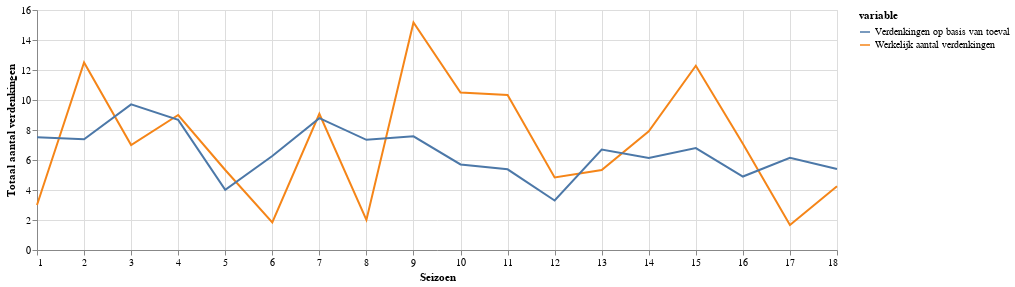

Notebook code for this chart:
### Markdown cell above
## Hoe verdacht is de mol?

Als deelnemers geen idee hebben wie de mol is zullen ze gokken. Door dit gokgedrag verwachten we dat elk seizoen de mol toevallig een aantal verdenkingen door gokkers op zich krijgt. Het aantal 'gokverdenkingen' verschilt per seizoen omdat het verschilt hoeveel verdenkingen de tv makers ons laten zien (de grafiek hierboven).

In onderstaande grafiek zie je per seizoen hoeveel 'stemmen' de mol heeft gekregen, en hoeveel we hadden verwacht op basis van gokken. Als de gele lijn boven de blauwe lijn komt is de mol verdacht en andersom.

Nico uit seizoen 2 en Margriet uit seizoen 15 zijn behoorlijk verdacht. Maar de meest verdachte mol is toch wel Jon, uit seizoen 9. Zowel Anniek, Dennis als Vivienne hadden hem al vrij snel in de smiezen. 

Tegelijkertijd zijn er ook een paar niet verdachte mollen in een seizoen waar er wel veel geld uit de pot is gehaald: seizoen 6 (Milouska), 8 (Dennis) en 17 (Thomas).

### Code cell
# calculate how often the mol would have been guessed correctly if just guessing

temp = result[['mol_actual_votes','mol_expected_votes']].groupby(result['season']).sum()
temp.rename({'mol_actual_votes':'Werkelijk aantal verdenkingen', 'mol_expected_votes': 'Verdenkingen op basis van toeval'}, axis='columns', inplace=True)
show_progress(temp, [1, 18], 'Seizoen', 'Totaal aantal verdenkingen')
# calculate how often the mol would have been guessed correctly if just guessing

### Figure 1 — Vega-Lite specification as saved in the notebook (floating-point values rounded to 4 significant figures)
{"$schema": "https://vega.github.io/schema/vega-lite/v2.6.0.json", "config": {"view": {"height": 300, "width": 400}}, "data": {"name": "data-3ebf0068ef5fd09e92e260891188e984"}, "datasets": {"data-3ebf0068ef5fd09e92e260891188e984": [{"value": 3, "variable": "Werkelijk aantal verdenkingen", "x": 1}, {"value": 12.5, "variable": "Werkelijk aantal verdenkingen", "x": 2}, {"value": 7, "variable": "Werkelijk aantal verdenkingen", "x": 3}, {"value": 9, "variable": "Werkelijk aantal verdenkingen", "x": 4}, {"value": 5.333, "variable": "Werkelijk aantal verdenkingen", "x": 5}, {"value": 1.833, "variable": "Werkelijk aantal verdenkingen", "x": 6}, {"value": 9.083, "variable": "Werkelijk aantal verdenkingen", "x": 7}, {"value": 2, "variable": "Werkelijk aantal verdenkingen", "x": 8}, {"value": 15.17, "variable": "Werkelijk aantal verdenkingen", "x": 9}, {"value": 10.5, "variable": "Werkelijk aantal verdenkingen", "x": 10}, {"value": 10.33, "variable": "Werkelijk aantal verdenkingen", "x": 11}, {"value": 4.833, "variable": "Werkelijk aantal verdenkingen", "x": 12}, {"value": 5.333, "variable": "Werkelijk aantal verdenkingen", "x": 13}, {"value": 7.917, "variable": "Werkelijk aantal verdenkingen", "x": 14}, {"value": 12.28, "variable": "Werkelijk aantal verdenkingen", "x": 15}, {"value": 7.083, "variable": "Werkelijk aantal verdenkingen", "x": 16}, {"value": 1.667, "variable": "Werkelijk aantal verdenkingen", "x": 17}, {"value": 4.25, "variable": "Werkelijk aantal verdenkingen", "x": 18}, {"value": 7.51, "variable": "Verdenkingen op basis van toeval", "x": 1}, {"value": 7.378, "variable": "Verdenkingen op basis van toeval", "x": 2}, {"value": 9.712, "variable": "Verdenkingen op basis van toeval", "x": 3}, {"value": 8.677, "variable": "Verdenkingen op basis van toeval", "x": 4}, {"value": 4.01, "variable": "Verdenkingen op basis van toeval", "x": 5}, {"value": 6.27, "variable": "Verdenkingen op basis van toeval", "x": 6}, {"value": 8.788, "variable": "Verdenkingen op basis van toeval", "x": 7}, {"value": 7.346, "variable": "Verdenkingen op basis van toeval", "x": 8}, {"value": 7.575, "variable": "Verdenkingen op basis van toeval", "x": 9}, {"value": 5.703, "variable": "Verdenkingen op basis van toeval", "x": 10}, {"value": 5.378, "variable": "Verdenkingen op basis van toeval", "x": 11}, {"value": 3.302, "variable": "Verdenkingen op basis van toeval", "x": 12}, {"value": 6.696, "variable": "Verdenkingen op basis van toeval", "x": 13}, {"value": 6.141, "variable": "Verdenkingen op basis van toeval", "x": 14}, {"value": 6.795, "variable": "Verdenkingen op basis van toeval", "x": 15}, {"value": 4.898, "variable": "Verdenkingen op basis van toeval", "x": 16}, {"value": 6.144, "variable": "Verdenkingen op basis van toeval", "x": 17}, {"value": 5.403, "variable": "Verdenkingen op basis van toeval", "x": 18}]}, "encoding": {"color": {"field": "variable", "type": "nominal"}, "x": {"field": "x", "scale": {"domain": [1, 18]}, "title": "Seizoen", "type": "quantitative"}, "y": {"field": "value", "title": "Totaal aantal verdenkingen", "type": "quantitative"}}, "height": 240, "mark": "line", "width": 800}
